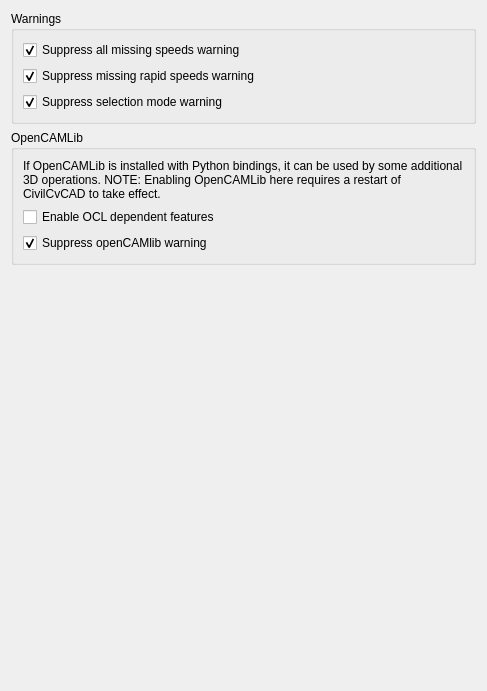
<?xml version="1.0" encoding="UTF-8"?>
<ui version="4.0">
 <class>PathGui::DlgSettingsPathColor</class>
 <widget class="QWidget" name="PathGui::DlgSettingsPathColor">
  <property name="geometry">
   <rect>
    <x>0</x>
    <y>0</y>
    <width>487</width>
    <height>691</height>
   </rect>
  </property>
  <property name="windowTitle">
   <string>Advanced</string>
  </property>
  <layout class="QVBoxLayout" name="verticalLayout_3">
   <item>
    <widget class="QGroupBox" name="groupBox">
     <property name="title">
      <string>Warnings</string>
     </property>
     <layout class="QVBoxLayout" name="verticalLayout">
      <item>
       <widget class="Gui::PrefCheckBox" name="WarningSuppressAllSpeeds">
        <property name="toolTip">
         <string>Suppress all warnings about setting speed rates for accurate cycle time calculation</string>
        </property>
        <property name="text">
         <string>Suppress all missing speeds warning</string>
        </property>
        <property name="checked">
         <bool>true</bool>
        </property>
        <property name="prefEntry" stdset="0">
         <cstring>WarningSuppressAllSpeeds</cstring>
        </property>
        <property name="prefPath" stdset="0">
         <cstring>Mod/CAM</cstring>
        </property>
       </widget>
      </item>
      <item>
       <widget class="Gui::PrefCheckBox" name="WarningSuppressRapidSpeeds">
        <property name="toolTip">
         <string>Suppress warning about setting the rapid speed rates for accurate cycle time calculation. Ignored if all speed warnings are already suppressed.</string>
        </property>
        <property name="text">
         <string>Suppress missing rapid speeds warning</string>
        </property>
        <property name="checked">
         <bool>true</bool>
        </property>
        <property name="prefEntry" stdset="0">
         <cstring>WarningSuppressRapidSpeeds</cstring>
        </property>
        <property name="prefPath" stdset="0">
         <cstring>Mod/CAM</cstring>
        </property>
       </widget>
      </item>
      <item>
       <widget class="Gui::PrefCheckBox" name="WarningSuppressSelectionMode">
        <property name="toolTip">
         <string>Suppress warning whenever a path selection mode is activated</string>
        </property>
        <property name="text">
         <string>Suppress selection mode warning</string>
        </property>
        <property name="checked">
         <bool>true</bool>
        </property>
        <property name="prefEntry" stdset="0">
         <cstring>WarningSuppressSelectionMode</cstring>
        </property>
        <property name="prefPath" stdset="0">
         <cstring>Mod/CAM</cstring>
        </property>
       </widget>
      </item>
     </layout>
    </widget>
   </item>
   <item>
    <widget class="QGroupBox" name="groupBox_2">
     <property name="sizePolicy">
      <sizepolicy hsizetype="Preferred" vsizetype="Preferred">
       <horstretch>0</horstretch>
       <verstretch>0</verstretch>
      </sizepolicy>
     </property>
     <property name="title">
      <string>OpenCAMLib</string>
     </property>
     <layout class="QVBoxLayout" name="verticalLayout_2">
      <item>
       <widget class="QLabel" name="label">
        <property name="text">
         <string>If OpenCAMLib is installed with Python bindings, it can be used by some additional 3D operations. NOTE: Enabling OpenCAMLib here requires a restart of CivilCvCAD to take effect.</string>
        </property>
        <property name="wordWrap">
         <bool>true</bool>
        </property>
       </widget>
      </item>
      <item>
       <widget class="Gui::PrefCheckBox" name="EnableAdvancedOCLFeatures">
        <property name="text">
         <string>Enable OCL dependent features</string>
        </property>
        <property name="prefEntry" stdset="0">
         <cstring>EnableAdvancedOCLFeatures</cstring>
        </property>
        <property name="prefPath" stdset="0">
         <cstring>Mod/CAM</cstring>
        </property>
       </widget>
      </item>
      <item>
       <widget class="Gui::PrefCheckBox" name="WarningSuppressOpenCamLib">
        <property name="toolTip">
         <string>Suppress warning if openCAMlib cannot be found</string>
        </property>
        <property name="text">
         <string>Suppress openCAMlib warning</string>
        </property>
        <property name="checked">
         <bool>true</bool>
        </property>
        <property name="prefEntry" stdset="0">
         <cstring>WarningSuppressOpenCamLib</cstring>
        </property>
        <property name="prefPath" stdset="0">
         <cstring>Mod/CAM</cstring>
        </property>
       </widget>
      </item>
     </layout>
    </widget>
   </item>
   <item>
    <spacer name="verticalSpacer">
     <property name="orientation">
      <enum>Qt::Vertical</enum>
     </property>
     <property name="sizeHint" stdset="0">
      <size>
       <width>20</width>
       <height>217</height>
      </size>
     </property>
    </spacer>
   </item>
  </layout>
 </widget>
 <customwidgets>
  <customwidget>
   <class>Gui::PrefCheckBox</class>
   <extends>QCheckBox</extends>
   <header>Gui/PrefWidgets.h</header>
  </customwidget>
 </customwidgets>
 <resources/>
 <connections/>
</ui>
